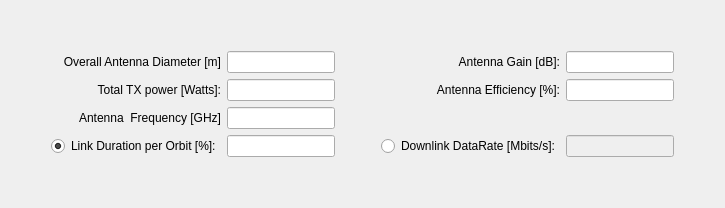
     <widget class="QWidget" name="TTC">
      <attribute name="title">
       <string>TTC</string>
      </attribute>
      <layout class="QGridLayout" name="gridLayout_15">
       <item row="1" column="1">
        <layout class="QGridLayout" name="gridLayout_14">
         <item row="0" column="3">
          <widget class="QLineEdit" name="TTCAntennaDiameterLineEdit">
           <property name="enabled">
            <bool>true</bool>
           </property>
           <property name="text">
            <string/>
           </property>
           <property name="alignment">
            <set>Qt::AlignRight|Qt::AlignTrailing|Qt::AlignVCenter</set>
           </property>
          </widget>
         </item>
         <item row="0" column="5">
          <widget class="QLabel" name="label_24">
           <property name="text">
            <string>Antenna Gain [dB]:</string>
           </property>
           <property name="alignment">
            <set>Qt::AlignRight|Qt::AlignTrailing|Qt::AlignVCenter</set>
           </property>
          </widget>
         </item>
         <item row="0" column="6">
          <widget class="QLineEdit" name="TTCAntennaGainLineEdit">
           <property name="alignment">
            <set>Qt::AlignRight|Qt::AlignTrailing|Qt::AlignVCenter</set>
           </property>
          </widget>
         </item>
         <item row="3" column="3">
          <widget class="QLineEdit" name="TTC_TXPowerLineEdit">
           <property name="enabled">
            <bool>true</bool>
           </property>
           <property name="alignment">
            <set>Qt::AlignRight|Qt::AlignTrailing|Qt::AlignVCenter</set>
           </property>
          </widget>
         </item>
         <item row="3" column="5">
          <widget class="QLabel" name="label_26">
           <property name="text">
            <string>Antenna Efficiency [%]:</string>
           </property>
           <property name="alignment">
            <set>Qt::AlignRight|Qt::AlignTrailing|Qt::AlignVCenter</set>
           </property>
          </widget>
         </item>
         <item row="3" column="6">
          <widget class="QLineEdit" name="TTCAntennaEfficiencyLineEdit">
           <property name="alignment">
            <set>Qt::AlignRight|Qt::AlignTrailing|Qt::AlignVCenter</set>
           </property>
          </widget>
         </item>
         <item row="4" column="3">
          <widget class="QLineEdit" name="TTCAntennaFrequencyLineEdit">
           <property name="alignment">
            <set>Qt::AlignRight|Qt::AlignTrailing|Qt::AlignVCenter</set>
           </property>
          </widget>
         </item>
         <item row="5" column="3">
          <widget class="QLineEdit" name="TTCLinkDurationLineEdit">
           <property name="alignment">
            <set>Qt::AlignRight|Qt::AlignTrailing|Qt::AlignVCenter</set>
           </property>
          </widget>
         </item>
         <item row="0" column="0">
          <widget class="QLabel" name="label_65">
           <property name="text">
            <string>Overall Antenna Diameter [m]</string>
           </property>
           <property name="alignment">
            <set>Qt::AlignRight|Qt::AlignTrailing|Qt::AlignVCenter</set>
           </property>
           <property name="indent">
            <number>0</number>
           </property>
          </widget>
         </item>
         <item row="4" column="0">
          <widget class="QLabel" name="label_66">
           <property name="text">
            <string>Antenna  Frequency [GHz]</string>
           </property>
           <property name="alignment">
            <set>Qt::AlignRight|Qt::AlignTrailing|Qt::AlignVCenter</set>
           </property>
          </widget>
         </item>
         <item row="3" column="0">
          <widget class="QLabel" name="label_25">
           <property name="text">
            <string>Total TX power [Watts]:</string>
           </property>
           <property name="alignment">
            <set>Qt::AlignRight|Qt::AlignTrailing|Qt::AlignVCenter</set>
           </property>
           <property name="indent">
            <number>0</number>
           </property>
          </widget>
         </item>
         <item row="5" column="0">
          <widget class="QRadioButton" name="radioButton_2">
           <property name="enabled">
            <bool>true</bool>
           </property>
           <property name="text">
            <string>Link Duration per Orbit [%]:</string>
           </property>
           <property name="checked">
            <bool>true</bool>
           </property>
          </widget>
         </item>
         <item row="3" column="4">
          <spacer name="horizontalSpacer_9">
           <property name="orientation">
            <enum>Qt::Horizontal</enum>
           </property>
           <property name="sizeHint" stdset="0">
            <size>
             <width>40</width>
             <height>20</height>
            </size>
           </property>
          </spacer>
         </item>
         <item row="5" column="5">
          <widget class="QRadioButton" name="radioButton">
           <property name="text">
            <string>Downlink DataRate [Mbits/s]:</string>
           </property>
          </widget>
         </item>
         <item row="5" column="6">
          <widget class="QLineEdit" name="TTCLinkDataRateLineEdit">
           <property name="enabled">
            <bool>false</bool>
           </property>
           <property name="alignment">
            <set>Qt::AlignRight|Qt::AlignTrailing|Qt::AlignVCenter</set>
           </property>
          </widget>
         </item>
        </layout>
       </item>
       <item row="0" column="1">
        <spacer name="verticalSpacer_14">
         <property name="orientation">
          <enum>Qt::Vertical</enum>
         </property>
         <property name="sizeHint" stdset="0">
          <size>
           <width>20</width>
           <height>40</height>
          </size>
         </property>
        </spacer>
       </item>
       <item row="2" column="1">
        <spacer name="verticalSpacer_15">
         <property name="orientation">
          <enum>Qt::Vertical</enum>
         </property>
         <property name="sizeHint" stdset="0">
          <size>
           <width>20</width>
           <height>40</height>
          </size>
         </property>
        </spacer>
       </item>
       <item row="1" column="0">
        <spacer name="horizontalSpacer_23">
         <property name="orientation">
          <enum>Qt::Horizontal</enum>
         </property>
         <property name="sizeHint" stdset="0">
          <size>
           <width>40</width>
           <height>20</height>
          </size>
         </property>
        </spacer>
       </item>
       <item row="1" column="2">
        <spacer name="horizontalSpacer_26">
         <property name="orientation">
          <enum>Qt::Horizontal</enum>
         </property>
         <property name="sizeHint" stdset="0">
          <size>
           <width>40</width>
           <height>20</height>
          </size>
         </property>
        </spacer>
       </item>
      </layout>
     </widget>
